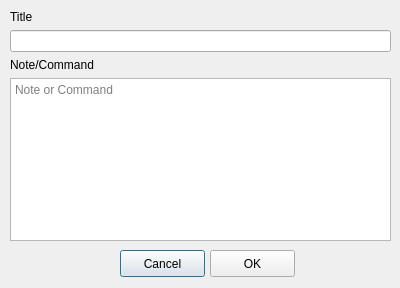
<?xml version="1.0" encoding="UTF-8"?>
<ui version="4.0">
 <class>Dialog</class>
 <widget class="QDialog" name="Dialog">
  <property name="geometry">
   <rect>
    <x>0</x>
    <y>0</y>
    <width>400</width>
    <height>288</height>
   </rect>
  </property>
  <property name="windowTitle">
   <string>Add Notes/Commands</string>
  </property>
  <property name="windowIcon">
   <iconset>
    <normaloff>../icons/Cube.png</normaloff>../icons/Cube.png</iconset>
  </property>
  <widget class="QWidget" name="verticalLayoutWidget">
   <property name="geometry">
    <rect>
     <x>10</x>
     <y>10</y>
     <width>381</width>
     <height>231</height>
    </rect>
   </property>
   <layout class="QVBoxLayout" name="verticalLayout">
    <item>
     <widget class="QLabel" name="lbTitle">
      <property name="text">
       <string>Title</string>
      </property>
     </widget>
    </item>
    <item>
     <widget class="QLineEdit" name="editTitle"/>
    </item>
    <item>
     <widget class="QLabel" name="lbNoteCommand">
      <property name="text">
       <string>Note/Command</string>
      </property>
     </widget>
    </item>
    <item>
     <widget class="QPlainTextEdit" name="editNoteCommand">
      <property name="placeholderText">
       <string>Note or Command</string>
      </property>
     </widget>
    </item>
   </layout>
  </widget>
  <widget class="QPushButton" name="btnCancel">
   <property name="geometry">
    <rect>
     <x>120</x>
     <y>250</y>
     <width>85</width>
     <height>27</height>
    </rect>
   </property>
   <property name="text">
    <string>Cancel</string>
   </property>
   <property name="icon">
    <iconset>
     <normaloff>../icons/cancel.png</normaloff>../icons/cancel.png</iconset>
   </property>
  </widget>
  <widget class="QPushButton" name="btnOK">
   <property name="geometry">
    <rect>
     <x>210</x>
     <y>250</y>
     <width>85</width>
     <height>27</height>
    </rect>
   </property>
   <property name="text">
    <string>OK</string>
   </property>
   <property name="icon">
    <iconset>
     <normaloff>../icons/ok.png</normaloff>../icons/ok.png</iconset>
   </property>
  </widget>
 </widget>
 <resources/>
 <connections/>
</ui>
